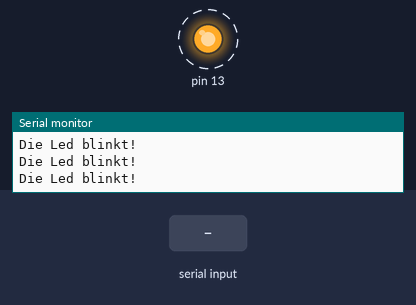
The sketch below on a simulated Arduino Uno, built with avr-gcc and run on an emulated ATmega328P. Parts: output pins drawn as LEDs (lit = HIGH), the last lines printed to the serial monitor. Dashed ring = blinking. The test bench sets the inputs (shaded band).

Above: at 1.25 s.
1.3 s: "H" received over Serial
At 2.5 s:
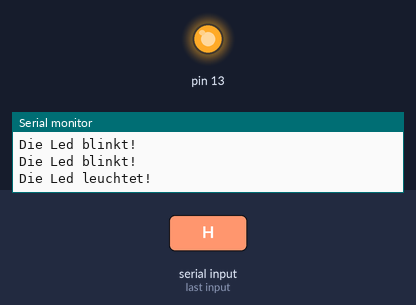
2.9 s: "1" received over Serial
At 3.65 s:
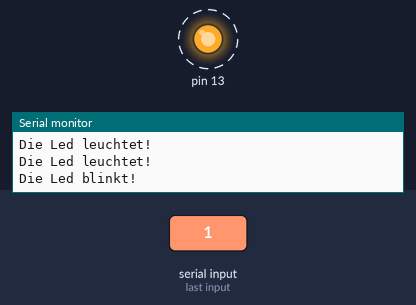
5.9 s: "L" received over Serial
At 7.2 s:
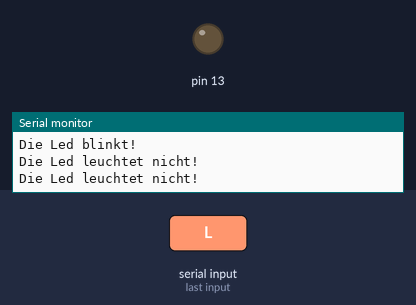
8.5 s: "0" received over Serial
At 9.25 s:
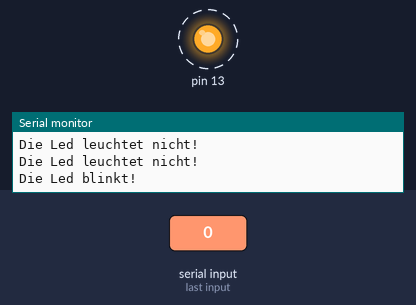
Timing chart, 0 to 12.5 s (numbered marks = the images above; inputs shaded):
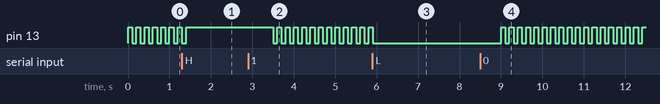

The sketch:

LED_Serial.ino
```cpp
//Initialiserung einer Variable
char C;

//setup
void setup() {
  Serial.begin(9600);
  pinMode(13, OUTPUT);
}

// Loop Funktion die dauerhaft ausgefuehrt wird
void loop() {

  //Lesen des Zeichens
  if (Serial.available()>0){
    C=Serial.read();
  }

  //Schalten der LED
  if (C=='H'){
   digitalWrite(13, HIGH);
   delay(1000);
   Serial.println("Die Led leuchtet!");
  }
  else if (C=='L'){
   digitalWrite(13, LOW);
   Serial.println("Die Led leuchtet nicht!");
   delay(1000);
  }
  else {
  digitalWrite(13, HIGH);
  delay(100);
  digitalWrite(13, LOW);
  delay(100);
  Serial.println("Die Led blinkt!");
  }

}
```

Measured:
- after the input at 1.3 s, pin 13: goes on until 1.4 s, then stays HIGH
- after the input at 2.9 s, pin 13: alternates HIGH for 0.10 s and LOW for 0.10 s, starting after 0.60 s
- after the input at 5.9 s, pin 13: goes on until 5.9 s, then stays LOW
- after the input at 8.5 s, pin 13: alternates HIGH for 0.10 s and LOW for 0.10 s, starting after 0.50 s
- by itself, pin 13: alternates HIGH for 0.10 s and LOW for 0.10 s
